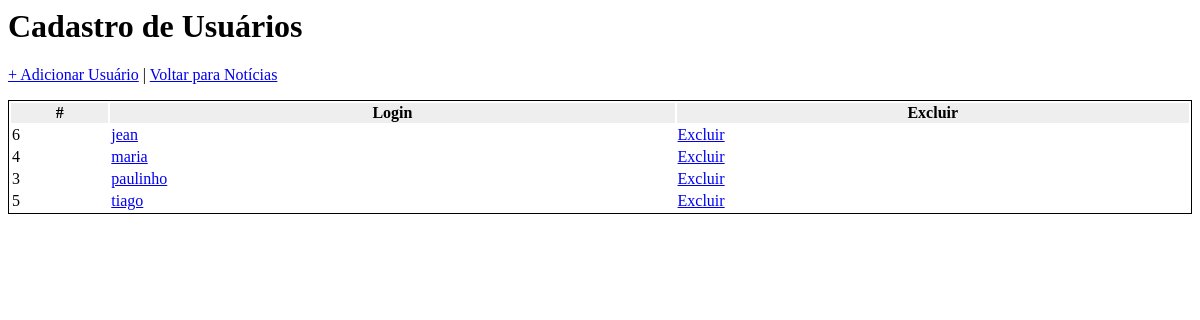
/admin/index_u.php (signed in), run on the app's committed database.
### tables this page shows
CREATE TABLE usuarios (id INTEGER PRIMARY KEY AUTOINCREMENT, login VARCHAR (50) NOT NULL UNIQUE, senha VARCHAR (50) NOT NULL);

### admin/index_u.php (the view, shortened to what this page needs)
<?php
	$PDO = new PDO("sqlite:../dados.db");
?>
<html>
<head>
	<link rel="stylesheet" href="css/estilo.css">
</head>
<body>
<h1>Cadastro de Usuários</h1>
<p><a href="frmAdicionar_u.php">+ Adicionar Usuário</a> | <a href="index.php">Voltar para Notícias</a></p>
<table>
	<thead>
		<tr>
			<th>#</th>
			<th>Login</th>
			<th>Excluir</th>
		</tr>
	</thead>
	<tbody>
	<?php
		$sql = $PDO->prepare("SELECT * FROM usuarios ORDER BY login");
		$sql->execute();
		$dados = $sql->fetchAll();
		foreach ($dados as $d)
		{
			?>
			<tr>
				<td><?=$d["id"]?></td>
				<td><a href="frmEditar_u.php?id=<?=$d["id"]?>"><?=$d["login"]?></a></td>
				<td><a href="excluir_u.php?id=<?=$d["id"]?>">Excluir</a></td>
			</tr>
			<?php
		}
	?>
	</tbody>
</table>
</body>
</html>

### admin/css/estilo.css (style rules this page uses)
table { border: 1px solid black; width: 100%; }
thead { background-color:#eee; border: 1px solid black; }

### data on the page
usuarios: id "6", login "jean"
usuarios: id "4", login "maria"
usuarios: id "3", login "paulinho"
usuarios: id "5", login "tiago"
